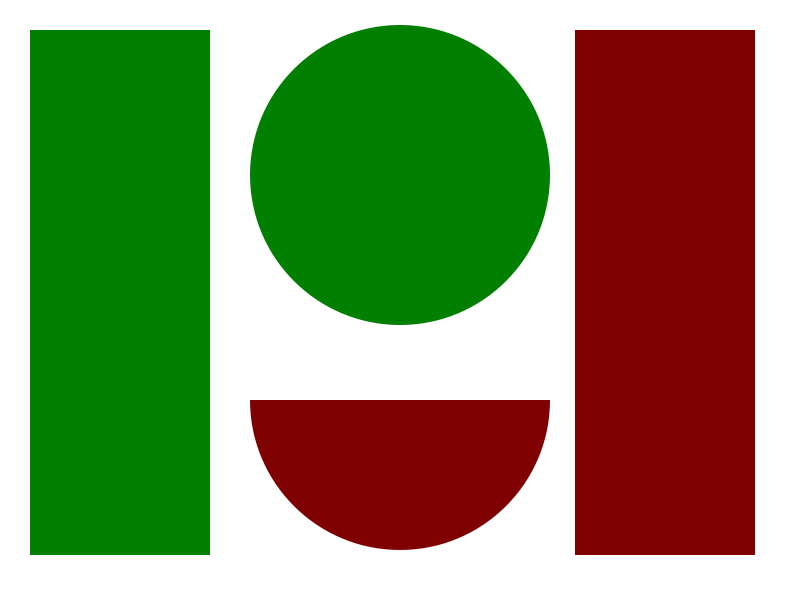
Frame 1 (no input)
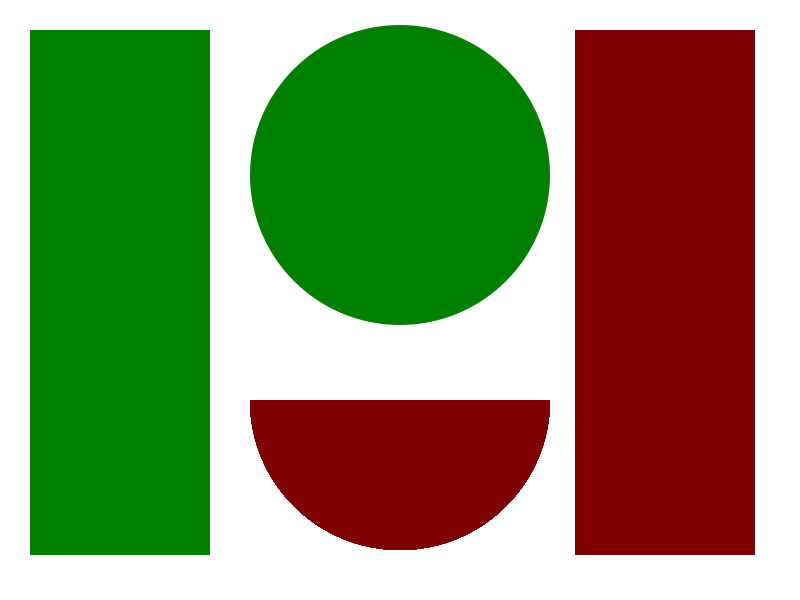
Frame 60 (the mouse pressed at the canvas centre just before this capture)
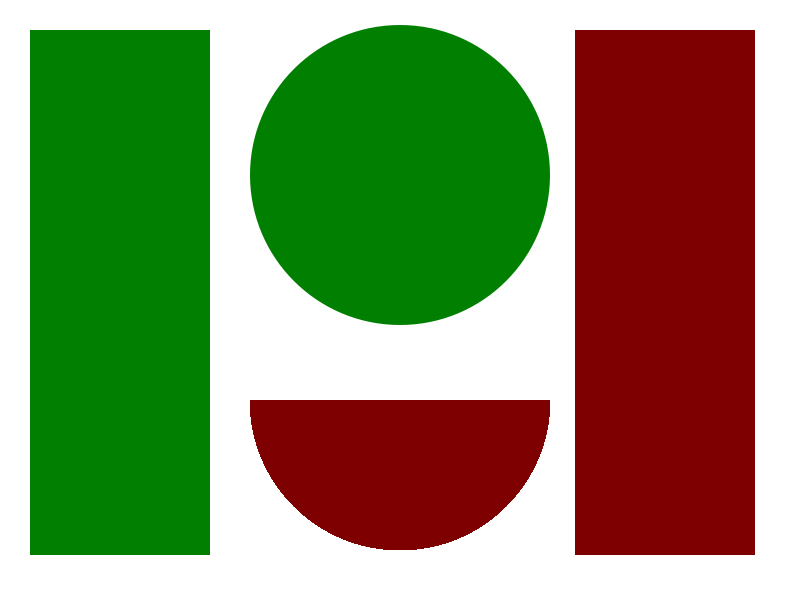
Frame 120 (the mouse held since frame 60 and released just before this capture)

The Processing sketch that drew these frames (run headless with seeded random() and noise(); from frame 60 on, the mouse is pressed at the canvas centre):

// Processing sketch: processing_46939
// ── processing_46939.pde



void setup(){
 
 size(800,600);
 background(255);
 smooth(); 
  
  
  
}


void draw(){
 
 noStroke();
fill(127,0,0);
ellipse (width/2,height/2+100, 300,300); 
fill(255,255,255);
rect(0,0, 600,400);
fill(0,127,0);
rect (30,30, 180,525);
fill(0,127,0);
ellipse (width/2,height/2-125, 300,300); 
fill(127,0,0);
rect (575,30, 180,525);
  
  
}
